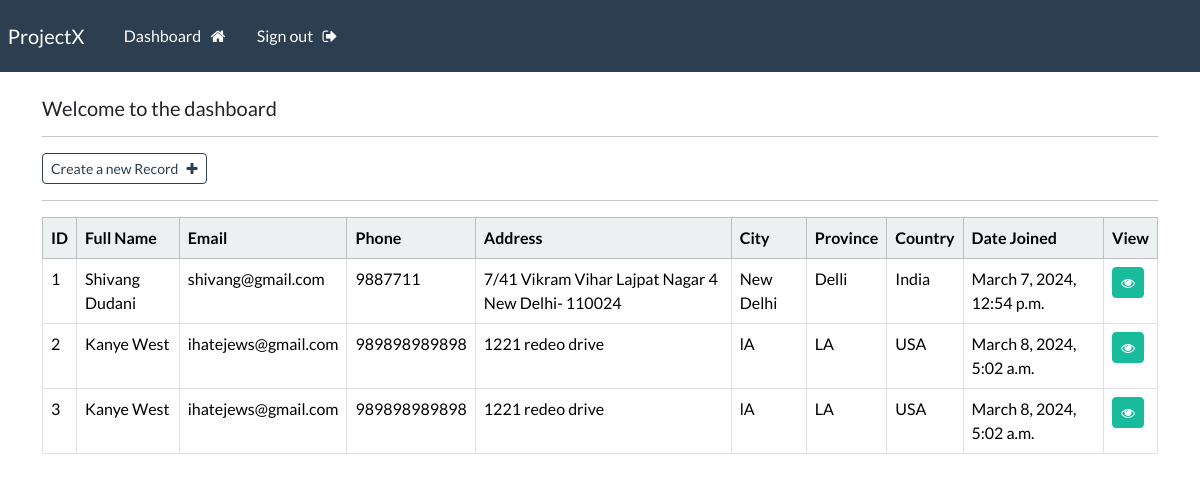
The page /dashboard (signed in) on the database its author committed.
### webapp/models.py (models this page shows, shortened)
class Record(models.Model):
    creation_date = models.DateTimeField(auto_now_add=True)
    first_name = models.CharField(max_length = 255)
    last_name = models.CharField(max_length = 255)
    email = models.CharField(max_length = 255)
    phone = models.CharField(max_length = 15)
    address = models.CharField(max_length = 255)
    city = models.CharField(max_length = 255)
    province = models.CharField(max_length = 255)
    country = models.CharField(max_length = 255)

### webapp/views.py (the view)
# urls.py: path('dashboard',views.dashboard, name = "dashboard"),
@login_required(login_url='my-login')
def dashboard(request):
    my_records = Record.objects.all()
    context = {'records': my_records}
    return render(request, 'webapp/dashboard.html',context=context)

### webapp/templates/webapp/dashboard.html (shortened to what this page needs)
{% extends "webapp/base.html"%}
{% block content%}
    <h5>Welcome to the dashboard</h5>
    <hr>
    <a class = "btn btn-outline-primary btn-sm" href = "{% url 'create-record'%}">Create a new Record &nbsp; <i class="fa fa-plus" aria-hidden="true"></i>
    </a>
    <hr>
    <table class = "table table-hover table-bordered">
        <thead class = "table-light">
            <tr>
                <th scope = "col">ID </th>
                <th scope = "col">Full Name </th>
                <th scope = "col">Email </th>
                <th scope = "col">Phone </th>
                <th scope = "col">Address </th>
                <th scope = "col">City </th>
                <th scope = "col">Province </th>
                <th scope = "col">Country </th>
                <th scope = "col">Date Joined </th>
                <th scope = "col">View </th>
            </tr>
        </thead>
        <tbody>
        {%if records%}
            {% for record in records %}
            <tr>
                <td>{{record.id}}</td>
                <td>{{record.first_name}} {{record.last_name}}</td>
                <td>{{record.email}}</td>
                <td>{{record.phone}}</td>
                <td>{{record.address}}</td>
                <td>{{record.city}}</td>
                <td>{{record.province}}</td>
                <td>{{record.country}}</td>
                <td>{{record.creation_date}}</td>
                <td><a class = "btn btn-success btn-sm"href = "{%url 'record' record.id %}"><i class="fa fa-eye" aria-hidden="true"></i></a></td>
            </tr>
            {% endfor %}
        {%endif%}
        </tbody>
    </table>
{%endblock%}

### webapp/templates/webapp/base.html (shortened to what this page needs)
{%load static %}
<!DOCTYPE html>
<html lang="en">
<head>
    <link rel="stylesheet" type = "text/css" href  ="https://bootswatch.com/5/flatly/bootstrap.min.css">
    <link rel="stylesheet" type = "text/css" href  ="{%static 'css/styles.css'%}">
    <link rel="stylesheet" href="https://cdnjs.cloudflare.com/ajax/libs/font-awesome/4.7.0/css/font-awesome.min.css">
</head>
<body>
    {% include 'webapp/navbar.html'%}
    <div class = "container">
        <br>
        {% block content %}
        {% endblock %}
    </div>
</body>
</html>

### webapp/templates/webapp/navbar.html (shortened to what this page needs)
<nav class="navbar navbar-expand-lg navbar-dark bg-primary justify-content-center">
    <a class="navbar-brand main-heading" href="{% url '' %}">
      &nbsp; ProjectX
    </a>
      <div class="collapse navbar-collapse text-center" id="navbarNavDropdown">
        <ul class="navbar-nav mr-auto">
          {% if user.is_authenticated %}
            <li class="nav-item">
              <a class="nav-link" href="{% url 'dashboard' %}">Dashboard &nbsp; <i class="fa fa-home" aria-hidden="true"></i> </a>
            </li>
            <li class="nav-item">
              <a class="nav-link" href="{% url 'user-logout' %}">Sign out &nbsp; <i class="fa fa-sign-out" aria-hidden="true"></i> </a>
            </li>
        </ul>
        {% endif %}
      </div>
  </nav>

### rows shown on the page
Record: id "1", first_name "Shivang", last_name "Dudani", email "shivang@gmail.com", phone "9887711", address "7/41 Vikram Vihar Lajpat Nagar 4 New Delhi- 110024", city "New Delhi", province "Delli", country "India", creation_date "March 7, 2024, 12:54 p.m."
Record: id "2", first_name "Kanye", last_name "West", email "ihatejews@gmail.com", phone "989898989898", address "1221 redeo drive", city "lA", province "LA", country "USA", creation_date "March 8, 2024, 5:02 a.m."
Record: id "3", first_name "Kanye", last_name "West", email "ihatejews@gmail.com", phone "989898989898", address "1221 redeo drive", city "lA", province "LA", country "USA", creation_date "March 8, 2024, 5:02 a.m."
